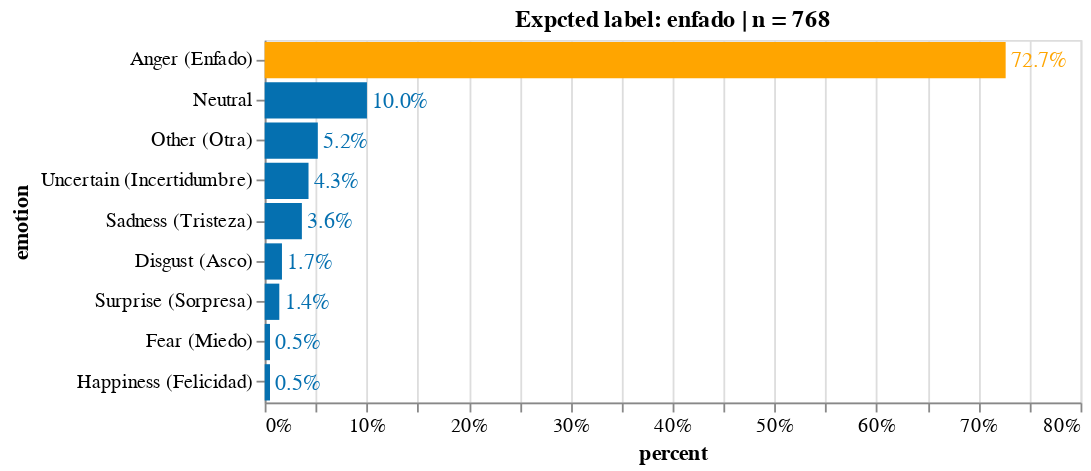

The code cell stored with this chart in its notebook:
### Markdown cell above
### Anger

### Code cell
emotion = 'enfado'
emotion_color = 'Anger (Enfado)'
df_formated = emotion_df_formated(df_emo_answers, emotion) # subset 'anger' rows
df_formated_ans = df_formated.drop(['photo_id', 'ethnicity', 'sex','age', 'label', 'url', 'photoId'], axis=1)

source = count_freq_labels(df_formated_ans, X="all", translate=True) 
title = 'Expcted label: '+ emotion + ' | n = '+ source['counts'].sum().astype(str)
X, Y = 'percent:Q', 'emotion:N'
w, h= 450, 200
txs, ls, ts = 12, 11, 12


chart_anger = simple_per_bar(
    source, title=title, X=X, Y=Y, \
    width=w, height=h, emotion=emotion_color, \
    text_size = txs, label_size = ls, title_size=ts)

chart_anger.display(renderer='svg')

### Figure 1 — Vega-Lite specification as saved in the notebook (floating-point values rounded to 4 significant figures)
{"config": {"view": {"continuousWidth": 400, "continuousHeight": 300}, "axis": {"labelFontSize": 11, "titleFontSize": 12}}, "layer": [{"mark": "bar", "encoding": {"color": {"condition": {"value": "orange", "test": "(datum.emotion === 'Anger (Enfado)')"}, "value": "#0570b0"}, "x": {"type": "quantitative", "axis": {"format": ".0%"}, "field": "percent"}, "y": {"type": "nominal", "field": "emotion", "sort": "-x"}}, "title": "Expcted label: enfado | n = 768"}, {"mark": {"type": "text", "align": "left", "baseline": "middle", "dx": 3, "fontSize": 12}, "encoding": {"color": {"condition": {"value": "orange", "test": "(datum.emotion === 'Anger (Enfado)')"}, "value": "#0570b0"}, "text": {"type": "quantitative", "field": "percent", "format": ".1%"}, "x": {"type": "quantitative", "axis": {"format": ".0%"}, "field": "percent"}, "y": {"type": "nominal", "field": "emotion", "sort": "-x"}}, "title": "Expcted label: enfado | n = 768"}], "data": {"name": "data-6cf38d64831742c60e6aa0a59aa8c7d9"}, "height": 200, "width": 450, "$schema": "https://vega.github.io/schema/vega-lite/v4.8.1.json", "datasets": {"data-6cf38d64831742c60e6aa0a59aa8c7d9": [{"counts": 558, "emotion": "Anger (Enfado)", "percent": 0.7266}, {"counts": 77, "emotion": "Neutral", "percent": 0.1003}, {"counts": 40, "emotion": "Other (Otra)", "percent": 0.05208}, {"counts": 33, "emotion": "Uncertain (Incertidumbre)", "percent": 0.04297}, {"counts": 28, "emotion": "Sadness (Tristeza)", "percent": 0.03646}, {"counts": 13, "emotion": "Disgust (Asco)", "percent": 0.01693}, {"counts": 11, "emotion": "Surprise (Sorpresa)", "percent": 0.01432}, {"counts": 4, "emotion": "Fear (Miedo)", "percent": 0.005208}, {"counts": 4, "emotion": "Happiness (Felicidad)", "percent": 0.005208}]}}
